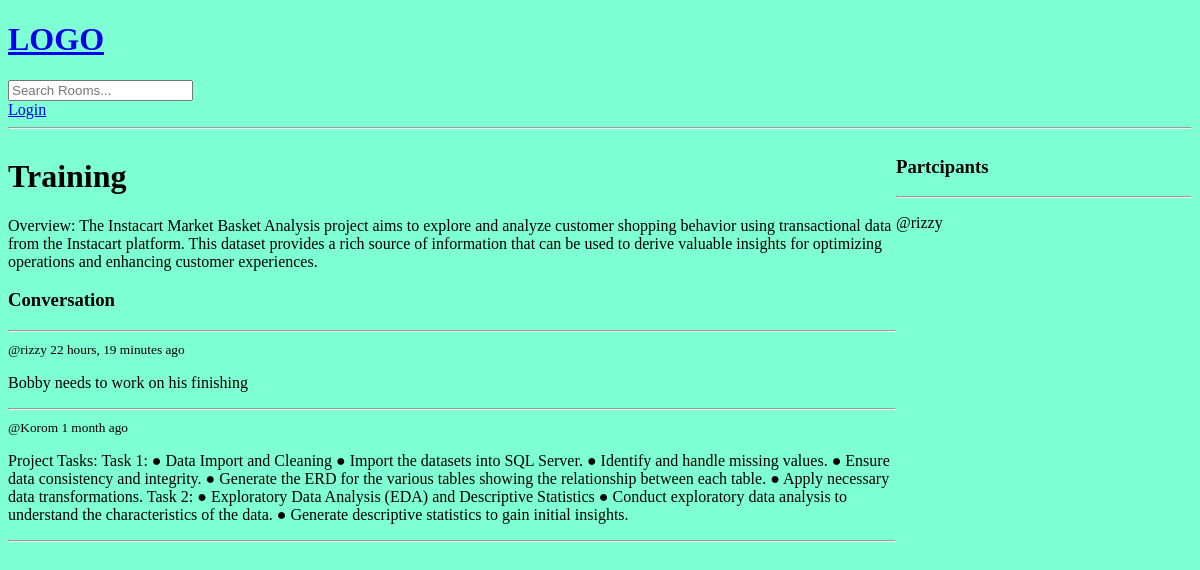
The page /room/1/ on the database as committed earlier.
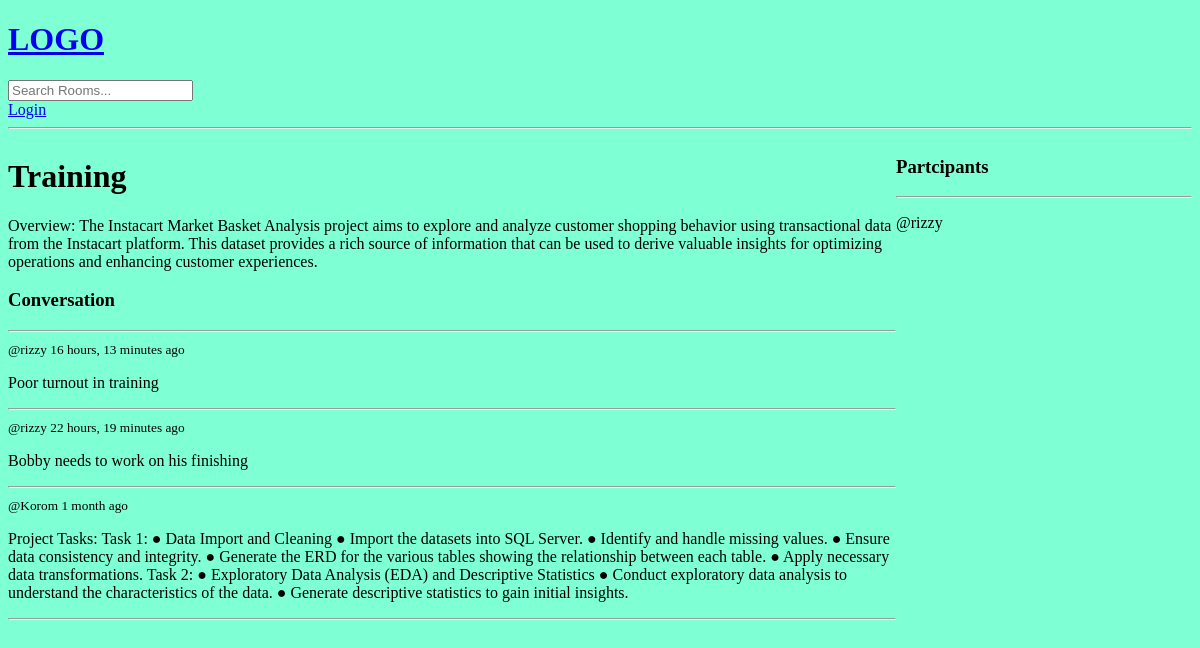
The same page on the database as committed later.
### coachesroom/models.py (models this page shows, shortened)
class Message(models.Model):
    user= models.ForeignKey(User, on_delete=models.CASCADE)
    room = models.ForeignKey(Room, on_delete=models.CASCADE)
    body= models.TextField()
    updated= models.DateTimeField(auto_now=True)
    created=models.DateTimeField(auto_now_add=True)
    class Meta:
        ordering=['-updated', '-created']

### coachesroom/views.py (the view, shortened to what this page needs)
# urls.py: path('room/<str:pk>/',views.room,name='Room'),
def room(request,pk):
    room=Room.objects.get(id=pk)
    room_messages=room.message_set.all()
    participants= room.participants.all()
    context={'room':room,'room_messages':room_messages,'participants':participants}
    return render(request,'coachesroom/room.html',context)

### coachesroom/templates/coachesroom/room.html (shortened to what this page needs)
{% extends 'main.html'%}
{% block content%}
<div class="room-container">
    <div>
    <h1>{{room.name}}</h1>
    <p>{{room.description}}</p>
    <div class="comment-wrapper">
        <h3>Conversation</h3>
        <hr>
        {%  for message in room_messages %}
        <div>
            <small>@{{message.user}}  {{message.created|timesince}} ago </small>
            <p>{{message.body}}</p>
            <hr>
        </div>
        {% endfor  %}
    </div>
    </div>
    <div>
        <h3>Partcipants</h3>
        <hr>
        {% for user in participants %}
        <div>
            <p>@{{user.username}}</p>
        </div>
        {%endfor%}
    </div>
</div>
{%endblock%}

Rows that differ between the two databases and show on the page:
added Message: user "rizzy", created "16 hours, 13 minutes", body "Poor turnout in training"
